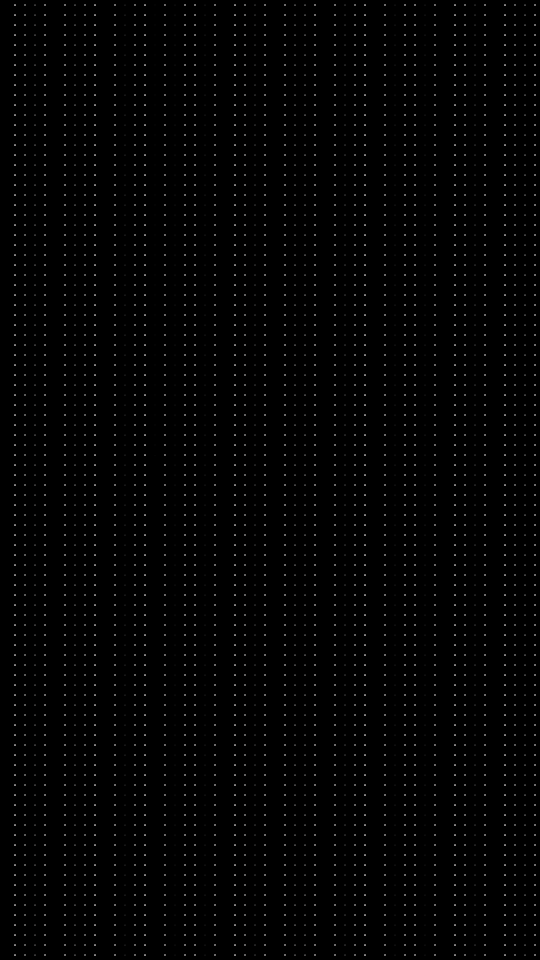
Frame 1 (no input)
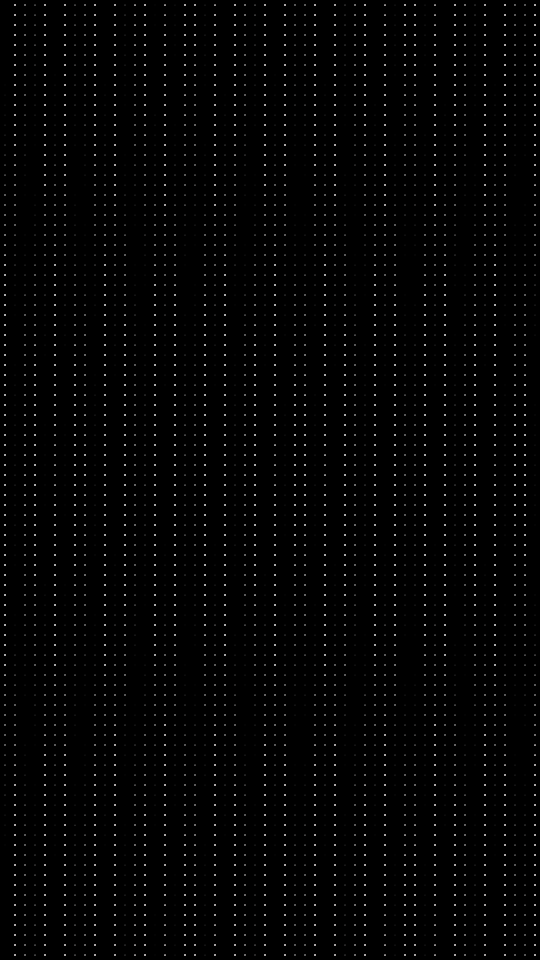
Frame 60 (no input)
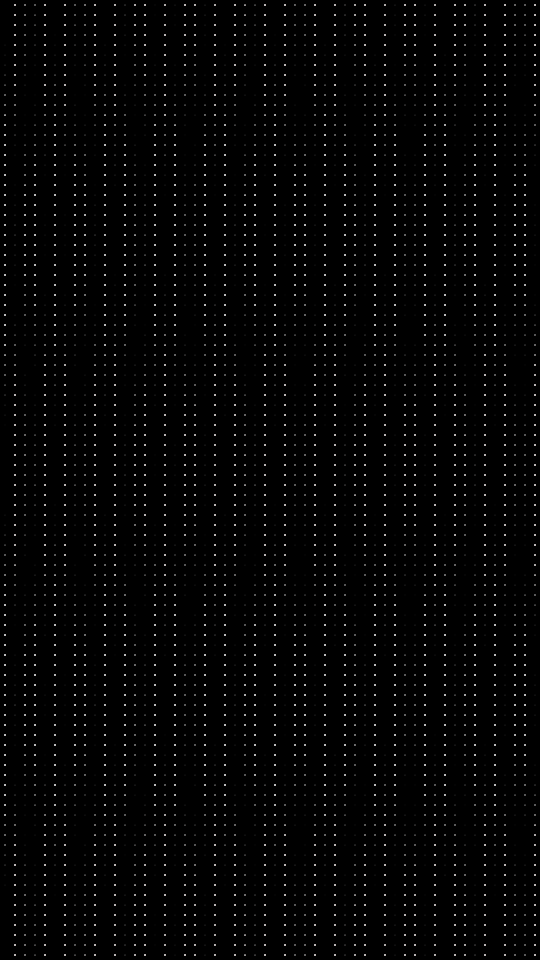
Frame 120 (the mouse pressed at the canvas centre since frame 60)

The p5.js sketch that drew these frames (run headless with seeded random() and noise() and a simulated clock; from frame 60 on, the mouse is pressed at the canvas centre):

// p5.js sketch
// ── sketch.js
var numOfParticles = 100;
var particleSystem;
var time;

function setup() {
	createCanvas(540, 960);
	colorMode(HSB, 255);
	noStroke();

	particleSystem = new ParticleSystem();
	particleSystem.setup(10);
}

function draw() {
	background(0);

	particleSystem.draw(frameCount);
}
// ── particle.js
function Particle() {
	this.setup = function(x, y, size) {
		this.update(x, y, size);
	}

	this.update = function(x, y, size) {
		this.x = x;
		this.y = y;
		// var newSize = size * Math.random();
		// var newSize = size * 0.5 + (Math.cos(this.x * 0.1) + Math.sin(this.y * 0.1)) * 2.0;
		var newSize = size * 0.3 + Math.sin(this.x * this.y);
		this.size = newSize;
	}	

	this.draw = function(time) {
		var k = (time * 0.0001123) % 1;
		this.size = Math.sin(Math.sin(Math.cos(this.y * k) + Math.sin(this.x * 1-k))) * ((k*30)+2.0);
		fill(Math.pow(this.size, 2)%255, Math.pow(this.size, 3)%255, 250);
		ellipse(this.x, this.y, this.size, this.size);
	}
}
// ── particleSystem.js
function ParticleSystem() {

	this.setup = function(gap) {
		this.particles = [];
		this.gap = gap;
		for(var y = 0; y < height; y += gap) {
			for(var x = 0; x < width; x += gap) {
				this.addParticle(x + gap * 0.5, y + gap * 0.5);
			}
		}
	}

	this.addParticle = function (x, y) {
		var p = new Particle();
		p.setup(x, y, this.gap);
		this.particles.push(p);
	}

	this.draw = function(time) {
		for(var i = 0; i < this.particles.length; i++) {
			this.particles[i].draw(time);
		}
	}
}
